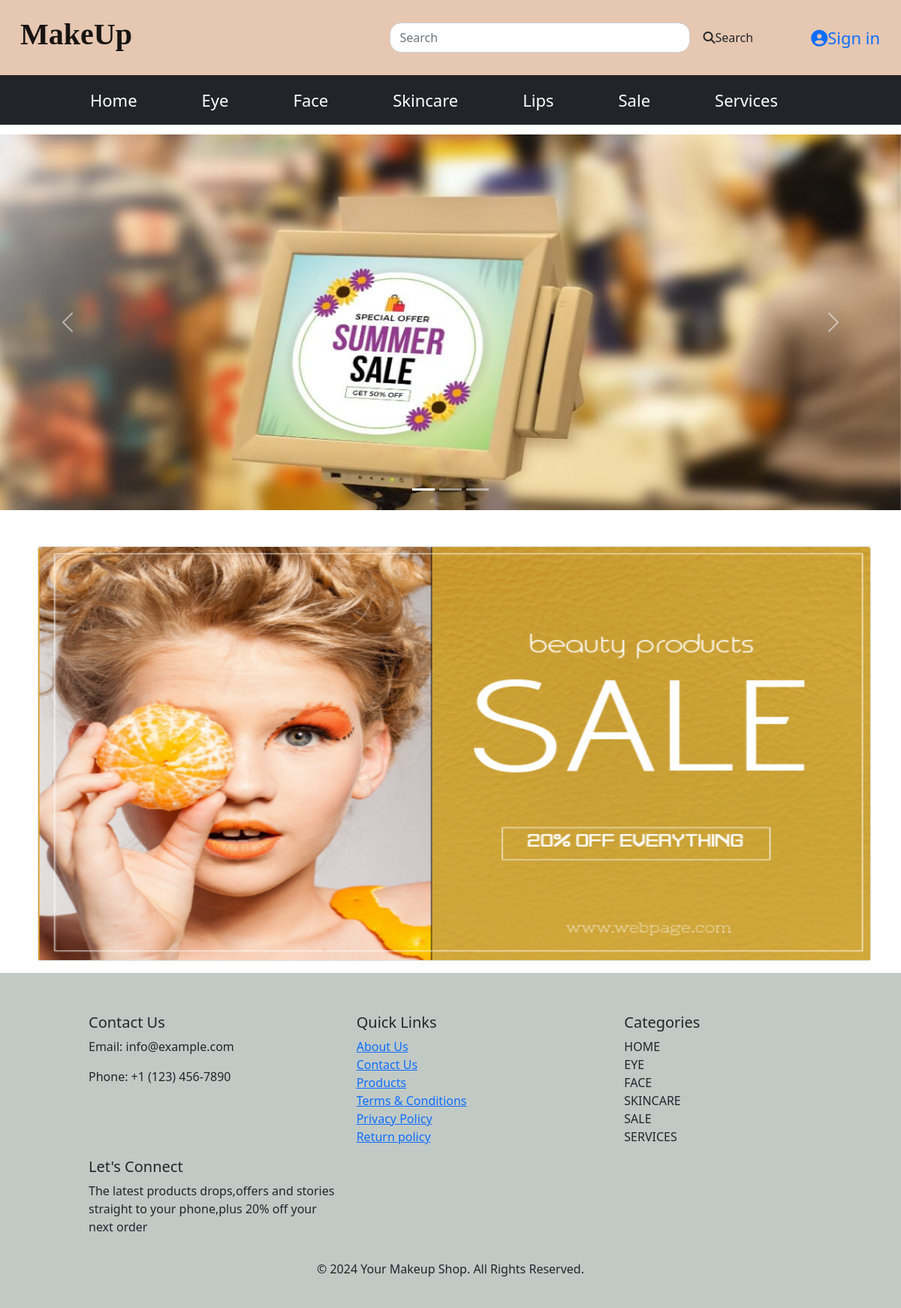
The page /sale on the database its author committed.
### MakeUp/models.py (models this page shows, shortened)
class Main_category(models.Model):
    name=models.CharField(max_length=20)

### MakeUp/views.py (the view)
# urls.py: path('sale',views.sale,name="sale"),
def sale(request):
    return render(request,'sale.html')

### MakeUp/context_processors.py (called while the page is built)
def menu_links(request):
    c=Main_category.objects.all()
    return {'links':c}

### templates/sale.html (shortened to what this page needs)
{% extends 'base.html' %}
{% load static %}
{% block content %}
<div id="carouselExampleIndicators" class="carousel slide" data-bs-ride="carousel">
  <div class="carousel-indicators">
    <button type="button" data-bs-target="#carouselExampleIndicators" data-bs-slide-to="0" class="active" aria-current="true" aria-label="Slide 1"></button>
    <button type="button" data-bs-target="#carouselExampleIndicators" data-bs-slide-to="1" aria-label="Slide 2"></button>
    <button type="button" data-bs-target="#carouselExampleIndicators" data-bs-slide-to="2" aria-label="Slide 3"></button>
  </div>
  <div class="carousel-inner">
    <div class="carousel-item active">
      <img src="{% static 'images/pos-advertising.jpg' %}" class="d-block w-100" alt="...">
    </div>
  </div>
  <button class="carousel-control-prev" type="button" data-bs-target="#carouselExampleIndicators" data-bs-slide="prev">
    <span class="carousel-control-prev-icon" aria-hidden="true"></span>
  </button>
  <button class="carousel-control-next" type="button" data-bs-target="#carouselExampleIndicators" data-bs-slide="next">
    <span class="carousel-control-next-icon" aria-hidden="true"></span>
  </button>
</div><br><br>
 <div class="card mb-3" style="margin-left:50px;margin-right:40px;">
  <img src="{% static 'images/beauty-products-sale-poster.jpg' %}" style="height:550px" class="card-img-top" alt="...">
</div>
{% endblock %}

### templates/base.html (shortened to what this page needs)
<!DOCTYPE html>
<html lang="en">
{% load static %}
<head>
    <link href="https://cdn.jsdelivr.net/npm/bootstrap@5.0.2/dist/css/bootstrap.min.css" rel="stylesheet">
    <link rel="stylesheet" href="https://cdnjs.cloudflare.com/ajax/libs/font-awesome/6.5.2/css/all.min.css" />
</head>
<body  style="padding-top: 77px;">
<nav class="navbar navbar-light fixed-top" style="background-color:#e6c7b1;margin-bottom:10px;height:100px">
  <div class="container-fluid">
      <a class="navbar-brand fs-2" style="font-family:Garamond;margin-left:15px;"><h1><b>MakeUp</b></h1></a>
    <form class="d-flex" method="POST" action="{% url 'MakeUp:search' %}">
        <input class="form-control me-1 text-dark search-input border-bottom-dark" type="search" name="q" placeholder="Search" aria-label="Search" style="border-radius: 15px">
        <button class="btn text-dark me-5" type="submit"><i class="fa-solid fa-magnifying-glass"></i>Search</button>
        {% if user.is_authenticated %}
        <a class="nav-link" href="{% url 'MakeUp:userlogout' %}" style="font-size:20px;"><span class="text-dark" style="font-size:25px;"><i class="fa-solid fa-circle-user"></i>{{ user.username }}</span> Logout</a>
        {% else %}
            <a class="nav-link" href="{% url 'MakeUp:userlogin' %}" style="font-size:22px;"><i class="fa-solid fa-circle-user"></i>Sign in</a>
        {% endif %}
    </form>
  </div>
</nav>
<nav class="navbar navbar-expand-lg navbar-dark bg-dark  " style="margin-top:22px;margin-bottom:13px;padding-top:10px;">
  <div class="container">
    <div class="collapse navbar-collapse text-white" id="navbarSupportedContent">
      <ul class="navbar-nav me-auto mb-2 mb-lg-0 nav justify-content-center">
        <li class="nav-item">
          <a class="nav-link active" aria-current="page" href="{% url 'MakeUp:home' %}">Home</a>
        </li>
        {% for i in links %}
        <li class="nav-item">
          <a class="nav-link active" aria-current="page" href="{% url 'MakeUp:allcategories' i.name %}">{{i.name}}</a>
        </li>
        {% endfor %}
        <li class="nav-item">
          <a class="nav-link active" aria-current="page" href="{% url 'MakeUp:sale' %}">Sale</a>
        </li>
        <li class="nav-item">
          <a class="nav-link active" aria-current="page" href="#">Services</a>
        </li>
      </ul>
    </div>
  </div>
</nav>
{% block content %}
{% endblock %}
<footer class="text-dark p-4" style="background-color:#c1c9c5">
    <div class="container-fluid">
        <div class="row" style="padding-left:30px">
            <div class="col-lg-4 col-md-6">
                <h5>Contact Us</h5>
                <p>Email: info@example.com</p>
                <p>Phone: +1 (123) 456-7890</p>
            </div>
            <div class="col-lg-4 col-md-6">
                <h5>Quick Links</h5>
                <ul class="list-unstyled">
                    <li><a href="#">About Us</a></li>
                    <li><a href="#">Contact Us</a></li>
                    <li><a href="#">Products</a></li>
                    <li><a href="#">Terms & Conditions</a></li>
                    <li><a href="#">Privacy Policy</a></li>
                    <li><a href="#">Return policy</a></li>
                </ul>
            </div>
            <div class="col-lg-4">
                <h5>Categories</h5>
                <ul class="list-inline">
                    <li><label>HOME</label></li>
                    <li><label>EYE</label></li>
                    <li><label>FACE</label></li>
                    <li><label>SKINCARE</label></li>
                    <li><label>SALE</label></li>
                    <li><label>SERVICES</label></li>
                </ul>
            </div>
            <div class="col-lg-4 col-md-6" >
                <h5>Let's Connect</h5>
                <p>The latest products drops,offers and stories straight to your phone,plus 20% off your next order</p>
            </div>
        </div>
    </div>
    <div class="text-center mt-3">
        <p>&copy; 2024 Your Makeup Shop. All Rights Reserved.</p>
    </div>
</footer>
</body>
</html>

### templates/base.html (style rules this page uses)
.nav-item { padding-left:70px; }
.d-block { width:1300px; height:500px; }
.row { margin-top:30px; margin-left:40px; }
input[type="search"] { width:400px; height:40px; margin-top:4px; color:white; }
.card { padding-left:0px; padding-right:0px; }
.nav-item { font-family:; font-size:22px; }
h1 { font-family:Nyala; }

### rows shown on the page
Main_category: name "Eye"
Main_category: name "Face"
Main_category: name "Skincare"
Main_category: name "Lips"
